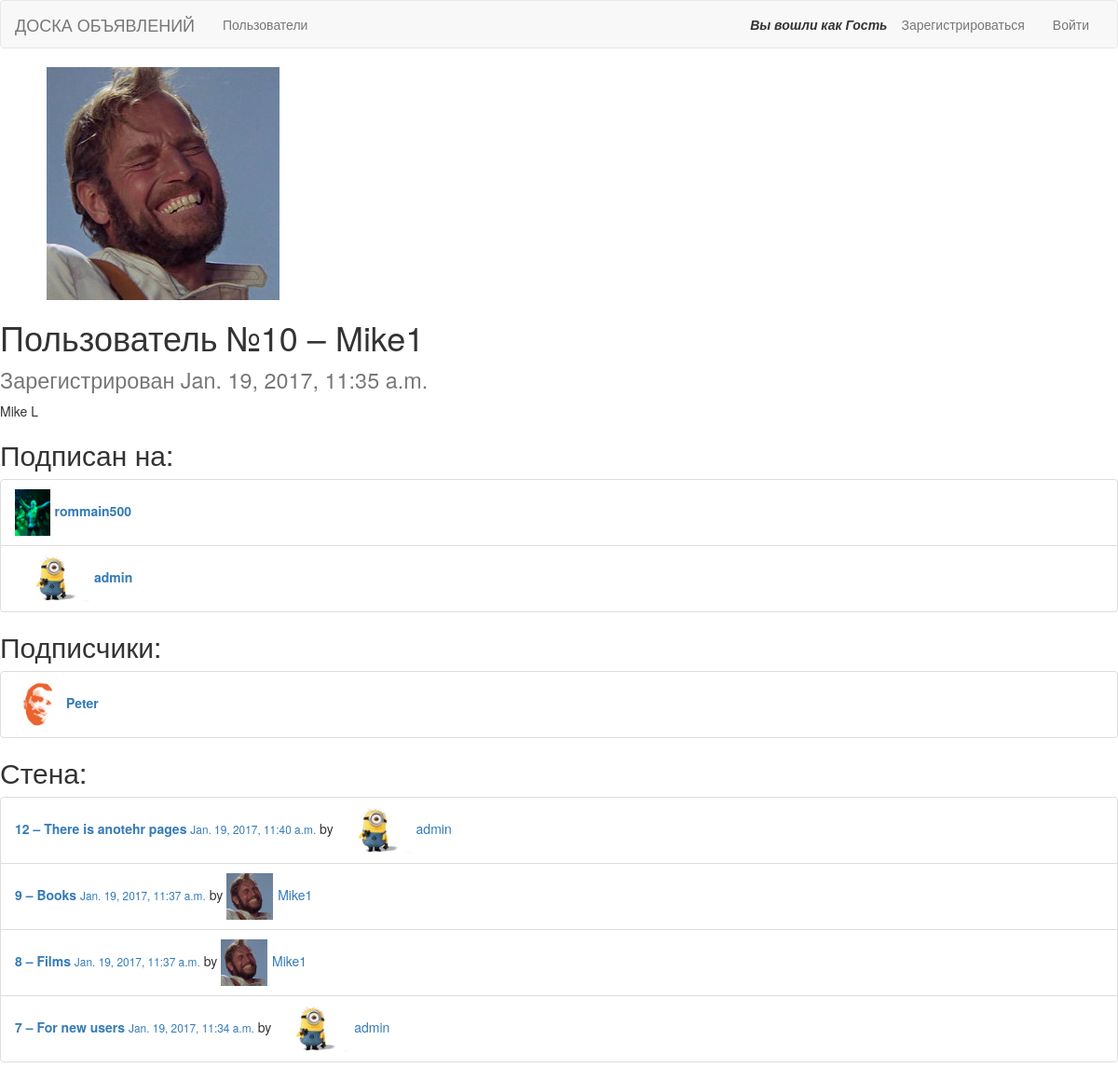
The page /user/10/ on the database its author committed.
### bulletin/models.py (models this page shows, shortened)
class MyUser(AbstractUser):
    follows = models.ManyToManyField(
       'self',
       related_name='followers',
       symmetrical=False
    )
    avatar = models.ImageField(
       upload_to='user_images/',
       default='user_images/None/no-avatar.jpg'
    )

class Bullet(models.Model):
    name = models.CharField(max_length=30, verbose_name='Заголовок')
    description = models.CharField(
       max_length=255,
       verbose_name='Объявление'
    )
    datetime = models.DateTimeField(
       auto_now=True,
       verbose_name='Время публикации'
    )
    user_posted = models.ForeignKey(
       settings.AUTH_USER_MODEL,
       on_delete=models.CASCADE,
       verbose_name='Автор',
       related_name='bullets'
    )

### bulletin/views.py (the view)
# urls.py: url(r'^user/(?P<id>\d+)/$', views.UserView.as_view(), name='user_url'),
class UserView(View):
    def get(self, request, id):
        data = auth.get_user_model().objects.get(id__exact=id)
        bullets = list(data.bullets.all())
        for followed in data.follows.all():
            for bullet in followed.bullets.all():
                bullets.append(bullet)
        return render(
           request,
           'user.html',
           {
              'selected_user': data,
              'wall_bullets': sorted(
                 bullets,
                 key=lambda b: b.datetime,
                 reverse=True
              )
           }
        )

### bulletin/templates/user.html (shortened to what this page needs)
{% extends 'base.html' %}
{% block body %}
<img src={{ selected_user.avatar.url }} style="max-height:250px;margin-left:50px"/>
<h1>Пользователь №{{ selected_user.id }} &ndash; {{ selected_user }}<br> <small>Зарегистрирован {{ selected_user.date_joined }}</small></h1>
<p>{{ selected_user.get_full_name }}</p>
<h2>Подписан на:</h2>
<ul class="list-group">
    {% for fed_user in selected_user.follows.all %}
        <li class="list-group-item">
            <a href="{% url 'user_url' fed_user.id %}">
                <b><img src={{ fed_user.avatar.url }} style="max-height:50px;margin-right:5px"/>{{ fed_user }}</b>
            </a>
        </li>
    {% empty %}
        <li class="list-group-item disabled">Пользователь ни на кого не подписан</li>
    {% endfor %}
</ul>
<h2>Подписчики:</h2>
<ul class="list-group">
    {% for fer_user in selected_user.followers.all %}
        <li class="list-group-item">
            <a href="{% url 'user_url' fer_user.id %}">
                <b><img src={{ fer_user.avatar.url }} style="max-height:50px;margin-right:5px"/>{{ fer_user }}</b>
            </a>
        </li>
    {% empty %}
        <li class="list-group-item disabled">На пользователя никто не подписан</li>
    {% endfor %}
</ul>
<h2>Стена:</h2>
<ul class="list-group">
    {% for fed_bullet in wall_bullets %}
        <li class="list-group-item"><a href="{% url 'bullet_url' fed_bullet.id %}"><b>{{fed_bullet.id}} &ndash; {{ fed_bullet.name }}</b> <small>{{ fed_bullet.datetime }}</small></a> by <a href="{% url 'user_url' fed_bullet.user_posted_id %}"><img src={{ fed_bullet.user_posted.avatar.url }} style="max-height:50px;margin-right:5px"/>{{ fed_bullet.user_posted }}</a></li>
    {% empty %}
        <li class="list-group-item disabled">Нет объявлений</li>
    {% endfor %}
</ul>
{% endblock %}

### bulletin/templates/base.html (shortened to what this page needs)
{% load static %}
<!DOCTYPE html>
<html lang="en">
<head>
    <link rel="stylesheet" type="text/css" href="{% static 'css/bootstrap.css' %}">
</head>
<body>
<nav class="navbar navbar-default">
  <div class="container-fluid">
    <div class="navbar-header">
      <a class="navbar-brand" href="{% url 'bullets' %}">ДОСКА ОБЪЯВЛЕНИЙ</a>
    </div>
    <div class="collapse navbar-collapse" id="navbar">
      <ul class="nav navbar-nav">
        <li><a href="{% url 'users' %}">Пользователи</a></li>
      </ul>
      <ul class="nav navbar-nav navbar-right">
        {% if user.is_authenticated %}
            <li><div><i><b>Здраствуйте, {{ user.get_short_name }}</b></i><img src={{ user.avatar.url }} style="max-height:50px;margin-left:5px"/></div></li>
            <li><a href="{% url 'logout' %}">Выйти из {{ user.get_username }}</a></li>
        {% else %}
            <li><div style="padding-top:15px"><i><b>Вы вошли как Гость</b></i></div></li>
            <li><a href="{% url 'signup' %}">Зарегистрироваться</a></li>
            <li><a href="{% url 'login' %}">Войти</a></li>
        {% endif %}
      </ul>
    </div>
  </div>
</nav>
    <div>
        {% block body %}Redefined by spawnlings{% endblock %}
    </div>
</body>
</html>

### rows shown on the page
MyUser: avatar (picture), id "10", username "Mike1", date_joined "Jan. 19, 2017, 11:35 a.m.", get_full_name "Mike L"
MyUser: avatar (picture), username "rommain500"
MyUser: avatar (placeholder picture), username "admin"
MyUser: avatar (picture), username "Peter"
Bullet: id "12", name "There is anotehr pages", datetime "Jan. 19, 2017, 11:40 a.m.", user_posted.avatar (placeholder picture), user_posted "admin"
Bullet: id "9", name "Books", datetime "Jan. 19, 2017, 11:37 a.m.", user_posted.avatar (picture), user_posted "Mike1"
Bullet: id "8", name "Films", datetime "Jan. 19, 2017, 11:37 a.m.", user_posted.avatar (picture), user_posted "Mike1"
Bullet: id "7", name "For new users", datetime "Jan. 19, 2017, 11:34 a.m.", user_posted.avatar (placeholder picture), user_posted "admin"
